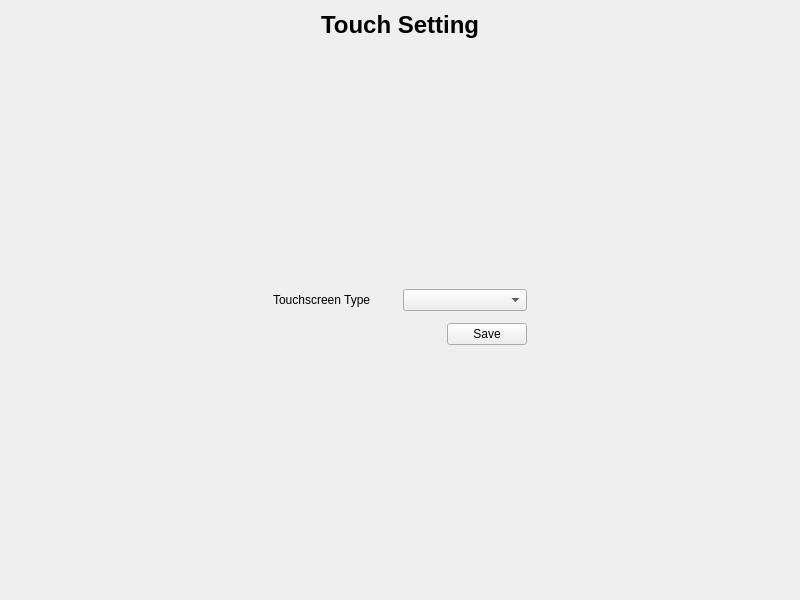
<?xml version="1.0" encoding="UTF-8"?>
<ui version="4.0">
 <class>SettingWidget</class>
 <widget class="QWidget" name="SettingWidget">
  <property name="geometry">
   <rect>
    <x>0</x>
    <y>0</y>
    <width>800</width>
    <height>600</height>
   </rect>
  </property>
  <property name="windowTitle">
   <string>Form</string>
  </property>
  <layout class="QGridLayout" name="gridLayout" rowstretch="0,1">
   <item row="0" column="0">
    <layout class="QHBoxLayout" name="horizontalLayout_18">
     <item>
      <spacer name="horizontalSpacer_5">
       <property name="orientation">
        <enum>Qt::Horizontal</enum>
       </property>
       <property name="sizeHint" stdset="0">
        <size>
         <width>40</width>
         <height>20</height>
        </size>
       </property>
      </spacer>
     </item>
     <item>
      <widget class="QLabel" name="label_title">
       <property name="font">
        <font>
         <pointsize>18</pointsize>
         <weight>75</weight>
         <bold>true</bold>
        </font>
       </property>
       <property name="text">
        <string>Touch Setting</string>
       </property>
      </widget>
     </item>
     <item>
      <spacer name="horizontalSpacer_6">
       <property name="orientation">
        <enum>Qt::Horizontal</enum>
       </property>
       <property name="sizeHint" stdset="0">
        <size>
         <width>40</width>
         <height>20</height>
        </size>
       </property>
      </spacer>
     </item>
    </layout>
   </item>
   <item row="1" column="0">
    <widget class="QWidget" name="centralwidget" native="true">
     <layout class="QGridLayout" name="gridLayout_2">
      <item row="0" column="0">
       <layout class="QHBoxLayout" name="horizontalLayout_3">
        <item>
         <spacer name="horizontalSpacer">
          <property name="orientation">
           <enum>Qt::Horizontal</enum>
          </property>
          <property name="sizeHint" stdset="0">
           <size>
            <width>150</width>
            <height>20</height>
           </size>
          </property>
         </spacer>
        </item>
        <item>
         <layout class="QVBoxLayout" name="verticalLayout" stretch="0,0,0,0,0">
          <item>
           <spacer name="verticalSpacer">
            <property name="orientation">
             <enum>Qt::Vertical</enum>
            </property>
            <property name="sizeHint" stdset="0">
             <size>
              <width>20</width>
              <height>98</height>
             </size>
            </property>
           </spacer>
          </item>
          <item>
           <layout class="QHBoxLayout" name="horizontalLayout" stretch="1,1">
            <item>
             <widget class="QLabel" name="label_touchscreenType">
              <property name="text">
               <string>Touchscreen Type</string>
              </property>
             </widget>
            </item>
            <item>
             <widget class="QComboBox" name="comboBox_touch">
              <property name="sizePolicy">
               <sizepolicy hsizetype="Preferred" vsizetype="Preferred">
                <horstretch>0</horstretch>
                <verstretch>0</verstretch>
               </sizepolicy>
              </property>
             </widget>
            </item>
           </layout>
          </item>
          <item>
           <widget class="QWidget" name="widgetInput" native="true"/>
          </item>
          <item>
           <layout class="QHBoxLayout" name="horizontalLayout_2">
            <item>
             <spacer name="horizontalSpacer_2">
              <property name="orientation">
               <enum>Qt::Horizontal</enum>
              </property>
              <property name="sizeHint" stdset="0">
               <size>
                <width>150</width>
                <height>20</height>
               </size>
              </property>
             </spacer>
            </item>
            <item>
             <widget class="QPushButton" name="pushButton_save">
              <property name="text">
               <string>Save</string>
              </property>
             </widget>
            </item>
           </layout>
          </item>
          <item>
           <spacer name="verticalSpacer_2">
            <property name="orientation">
             <enum>Qt::Vertical</enum>
            </property>
            <property name="sizeHint" stdset="0">
             <size>
              <width>20</width>
              <height>38</height>
             </size>
            </property>
           </spacer>
          </item>
         </layout>
        </item>
        <item>
         <spacer name="horizontalSpacer_3">
          <property name="orientation">
           <enum>Qt::Horizontal</enum>
          </property>
          <property name="sizeHint" stdset="0">
           <size>
            <width>150</width>
            <height>20</height>
           </size>
          </property>
         </spacer>
        </item>
       </layout>
      </item>
     </layout>
    </widget>
   </item>
  </layout>
 </widget>
 <resources/>
 <connections/>
</ui>
